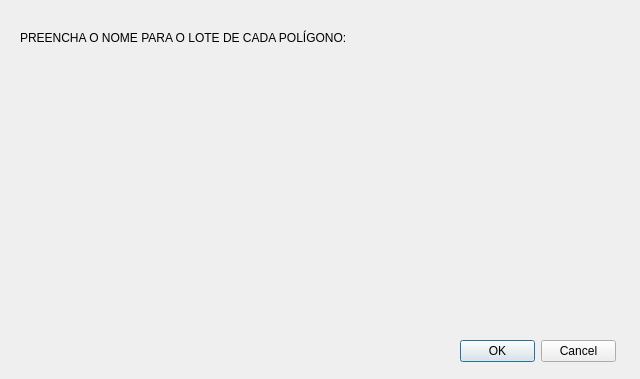
<?xml version="1.0" encoding="UTF-8"?>
<ui version="4.0">
 <class>Form</class>
 <widget class="QWidget" name="Form">
  <property name="geometry">
   <rect>
    <x>0</x>
    <y>0</y>
    <width>640</width>
    <height>379</height>
   </rect>
  </property>
  <property name="windowTitle">
   <string>Form</string>
  </property>
  <widget class="QLabel" name="label">
   <property name="geometry">
    <rect>
     <x>20</x>
     <y>30</y>
     <width>531</width>
     <height>16</height>
    </rect>
   </property>
   <property name="text">
    <string>PREENCHA O NOME PARA O LOTE DE CADA POLÍGONO:</string>
   </property>
  </widget>
  <widget class="QWidget" name="formLayoutWidget">
   <property name="geometry">
    <rect>
     <x>20</x>
     <y>50</y>
     <width>611</width>
     <height>121</height>
    </rect>
   </property>
   <layout class="QFormLayout" name="formLayout"/>
  </widget>
  <widget class="QDialogButtonBox" name="buttonBox">
   <property name="geometry">
    <rect>
     <x>460</x>
     <y>340</y>
     <width>156</width>
     <height>23</height>
    </rect>
   </property>
   <property name="standardButtons">
    <set>QDialogButtonBox::Cancel|QDialogButtonBox::Ok</set>
   </property>
  </widget>
  <action name="actionClick">
   <property name="text">
    <string>Click</string>
   </property>
  </action>
 </widget>
 <resources/>
 <connections/>
</ui>
